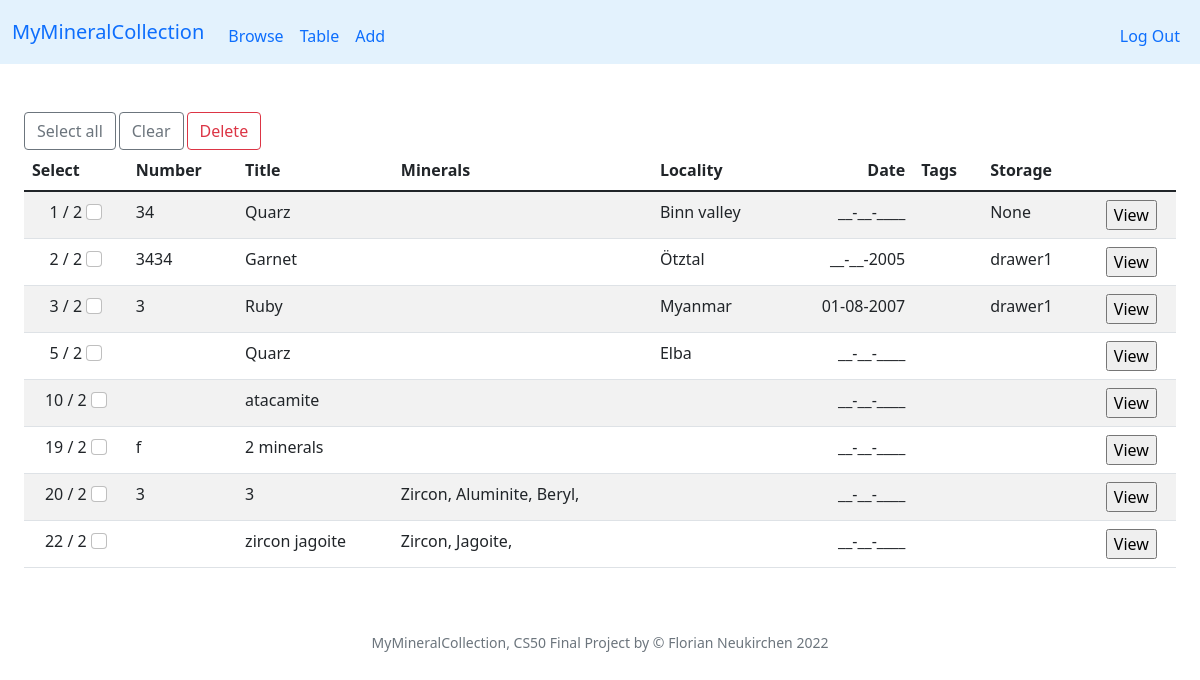
The page /table (signed in) on the database as committed earlier.
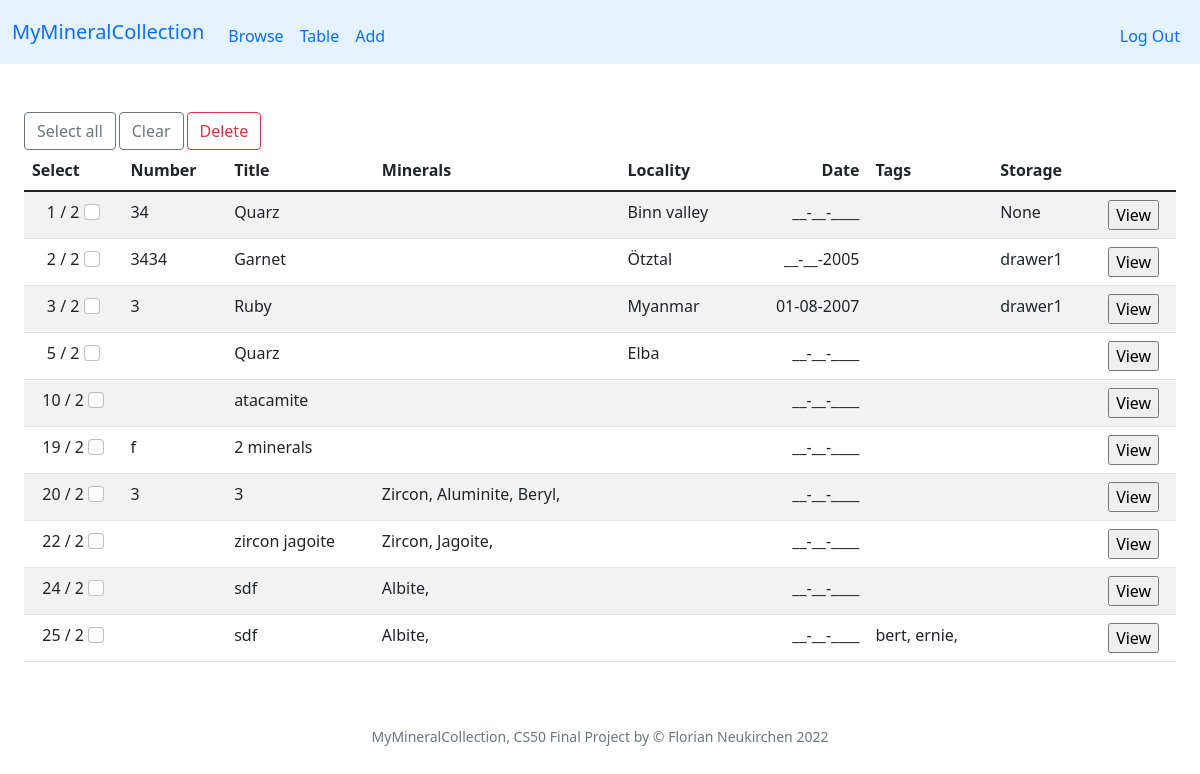
The same page on the database as committed later.
### tables this page shows
CREATE TABLE specimen (id INTEGER PRIMARY KEY AUTOINCREMENT NOT NULL, user_id INTEGER NOT NULL, my_id TEXT, title TEXT, locality TEXT, day INTEGER, month INTEGER, year INTEGER, storage TEXT, timestamp TEXT, thumbnail TEXT);

CREATE TABLE minerals (symbol TEXT, name TEXT NOT NULL, chemistry TEXT, elements TEXT, crystal_system TEXT, fleischer TEXT, PRIMARY KEY(symbol));

CREATE TABLE tags (specimen_id INTEGER NOT NULL REFERENCES specimen(id) ON DELETE CASCADE, tag TEXT NOT NULL);

### app.py (the view)
@app.route("/table")
@login_required
def table():
    rows = db.execute("SELECT * FROM specimen WHERE user_id = ?", session["user_id"])
    for row in rows:
        row['minerals'] = db.execute("SELECT minerals.name AS name FROM minerals JOIN specmin ON minerals.symbol = specmin.min_symbol WHERE specmin.specimen_id = ?", row['id'])
        row['tags'] = db.execute("SELECT tags.tag AS tag FROM tags JOIN specimen ON tags.specimen_id = specimen.id WHERE specimen.id = ?", row['id'])
    return render_template("table.html", rows=rows)

### app.py (called while the page is built)
@app.after_request
def after_request(response):
    response.headers["Cache-Control"] = "no-cache, no-store, must-revalidate"
    response.headers["Expires"] = 0
    response.headers["Pragma"] = "no-cache"
    return response

### helpers.py (called while the page is built)
def login_required(f):
    @wraps(f)
    def decorated_function(*args, **kwargs):
        if session.get("user_id") is None:
            return redirect("/login")
        return f(*args, **kwargs)
    return decorated_function

def date2(value):
    if not value:
        return "__"
    return f"{value:02d}"

def date4(value):
    if not value:
        return "____"
    return f"{value:04d}"

### templates/table.html (shortened to what this page needs)
{% extends "layout.html" %}
{% block main %}
<div class="container-fluid">
    <div class="text-start card-smaller">
        <button type="button" class="btn btn-outline-secondary" onclick="checkAll()">Select all</button>
        <button type="button" class="btn btn-outline-secondary" onclick="uncheckAll()">Clear</button>
        <button type="button" class="btn btn-outline-danger" data-toggle="modal" data-target="#deleteModal">
        Delete
        </button>
</div>
    <table class="table table-striped">
        <thead>
            <tr>
                <th class="text-start">Select</th>
                <th class="text-start">Number</th>
                <th class="text-start">Title</th>
                <th class="text-start">Minerals</th>
                <th class="text-start">Locality</th>
                <th class="text-end">Date</th>
                <th class="text-start">Tags</th>
                <th class="text-start">Storage</th>
            </tr>
        </thead>
        <tbody>
            {% for row in rows %}
            <tr>
                <td>
                    <div>{{ row['id'] }} / {{ row['user_id']}}
                        <input type="checkbox" class="form-check-input mycheckboxes" name="checkboxes" value="{{ row['id'] }}">
                    </div>
                </td>
                <td class="text-start">{{ row['my_id'] }}</td>
                <td class="text-start">{{ row['title'] }}</td>
                <td class="text-start">
                    {% for min in row['minerals'] %}
                    {{ min['name'] }},
                    {% endfor %}
                </td>
                <td class="text-start">{{ row['locality']  }}</td>
                <td class="text-end">{{ row['day'] | date2 }}-{{ row['month'] | date2 }}-{{ row['year'] | date4}}</td>
                <td class="text-start">
                    {% for tag in row['tags'] %}
                    {{ tag['tag'] }},
                    {% endfor %}
                </td>
                <td class="text-start">{{ row['storage'] }}</td>
                <td>
                    <form action="/view">
                        <input type="submit" value="View">
                    </form>
                </td>
            </tr>
            {% endfor %}
        </tbody>
    </table>
</div>
{% endblock %}

### templates/layout.html (shortened to what this page needs)
<!DOCTYPE html>
<html lang="en">
    <head>
        <link href="https://cdn.jsdelivr.net/npm/bootstrap@5.1.3/dist/css/bootstrap.min.css" rel="stylesheet">
        <link href="/static/styles.css" rel="stylesheet">
    </head>
    <body>
        <nav class="navbar navbar-expand-md myblue">
            <div class="container-fluid">
                <a class="navbar-brand" href="/">MyMineralCollection</a>
                <div class="collapse navbar-collapse" id="navbar">
                    {% if session["user_id"] %}
                        <ul class="navbar-nav me-auto mt-2">
                            <li class="nav-item"><a class="nav-link" href="/">Browse</a></li>
                            <li class="nav-item"><a class="nav-link" href="/table">Table</a></li>
                            <li class="nav-item"><a class="nav-link" href="/add">Add</a></li>
                        </ul>
                        <ul class="navbar-nav ms-auto mt-2">
                            <li class="nav-item"><a class="nav-link" href="/logout">Log Out</a></li>
                        </ul>
                    {% else %}
                        <ul class="navbar-nav ms-auto mt-2">
                            <li class="nav-item"><a class="nav-link" href="/register">Register</a></li>
                            <li class="nav-item"><a class="nav-link" href="/login">Log In</a></li>
                        </ul>
                    {% endif %}
                </div>
            </div>
        </nav>
        <main class="container-fluid py-5 text-center">
            {% block main %}{% endblock %}
        </main>
        <footer class="mb-5 small text-center text-muted">
            MyMineralCollection, CS50 Final Project by &#169; Florian Neukirchen 2022
        </footer>
    </body>
</html>

### static/styles.css (style rules this page uses)
.myblue { background-color: #e3f2fd; }
.card-smaller { font-size: 70%; }

Rows that differ between the two databases and show on the page:
added specimen: id "24", user_id "2", title "sdf", day "__", month "__", year "____"
now on this page (row unchanged): minerals: name "Albite"
added specimen: id "25", user_id "2", title "sdf", day "__", month "__", year "____"
added tags: tag "bert"
added tags: tag "ernie"
